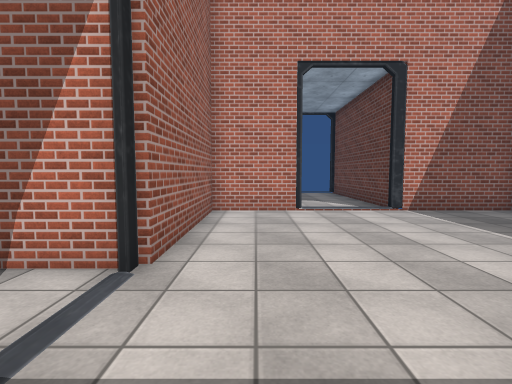
[1] (above)

16 first-person views from a walk through a Unity game level. The camera is 1.3 m above the floor, tilts 4° down and sees 85° across. The floor is counted in squares, 1 m on a side. Each view is taken from the middle of a square. On the plan, view 1 faces up. The plan holds only what a view shows up to about 13 squares ahead; the rest is blank. The place goes on beyond the plan. The player character is not drawn. Door leaves are left out, so doorways stand open. Some surface patterns are stand-ins.

[2]
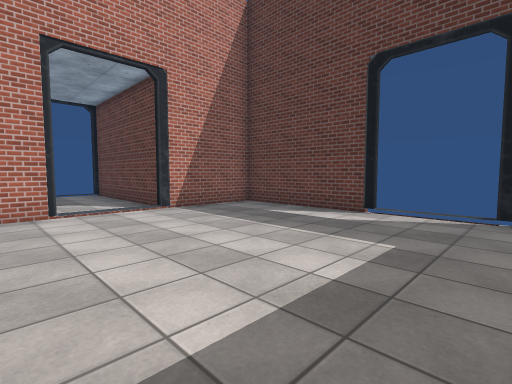

[3]
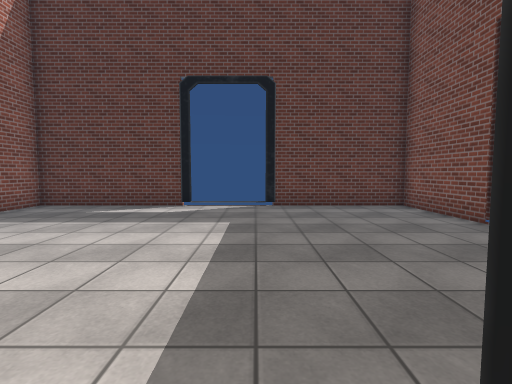

[4]
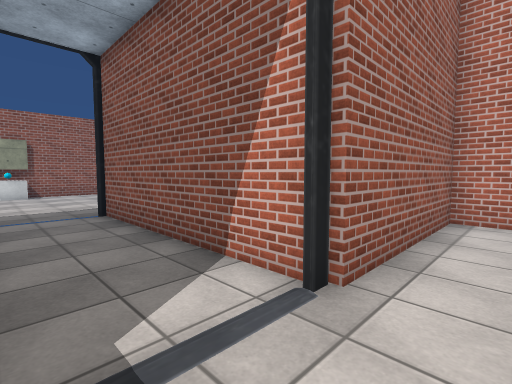

[5]
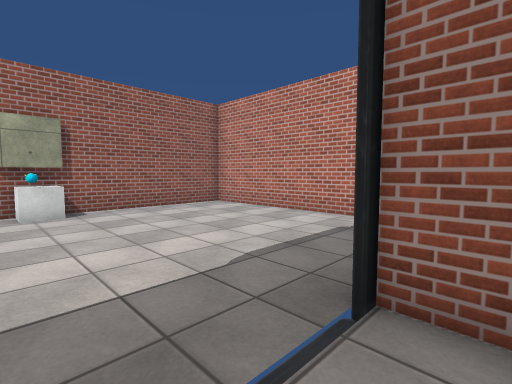

[6]
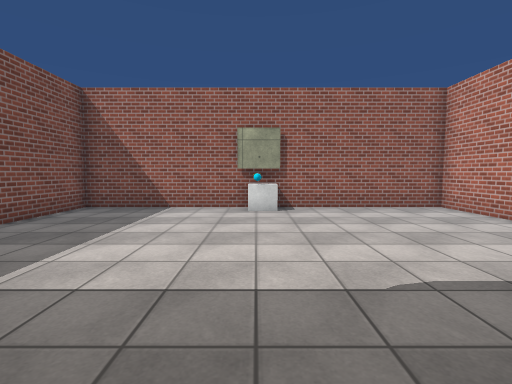

[7]
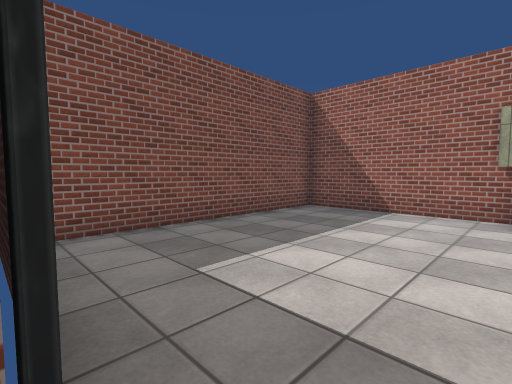

[8]
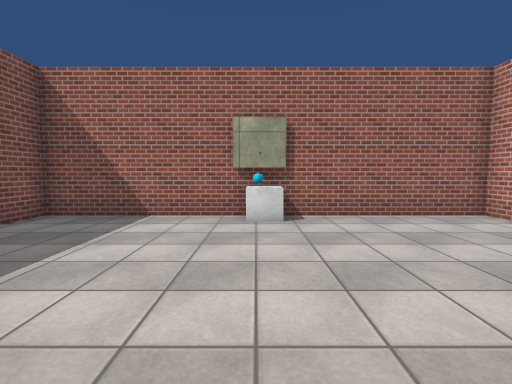

[9]
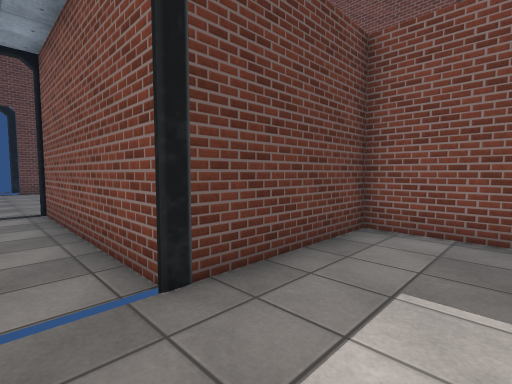

[10]
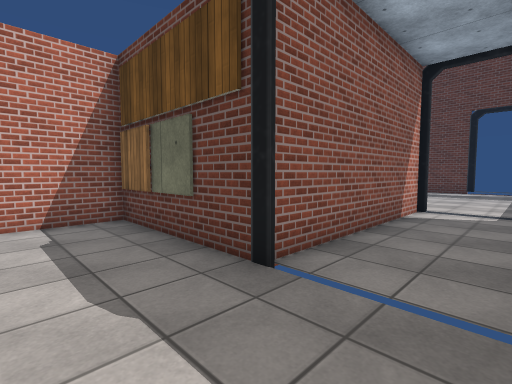

[11]
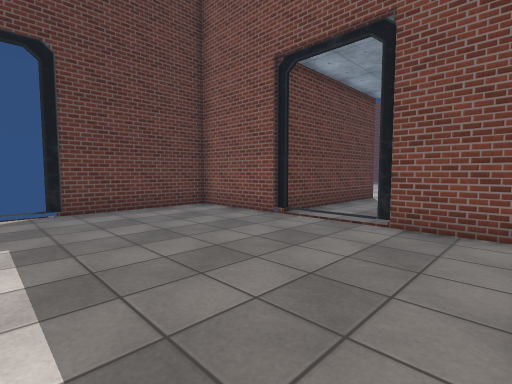

[12]
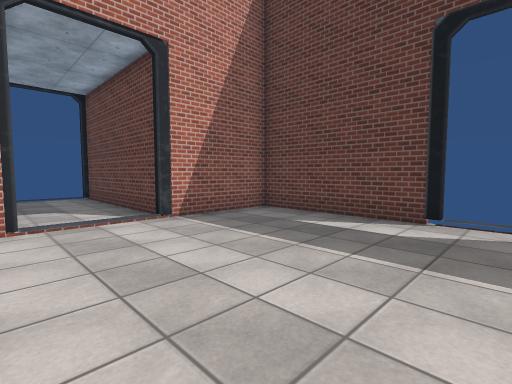

[13]
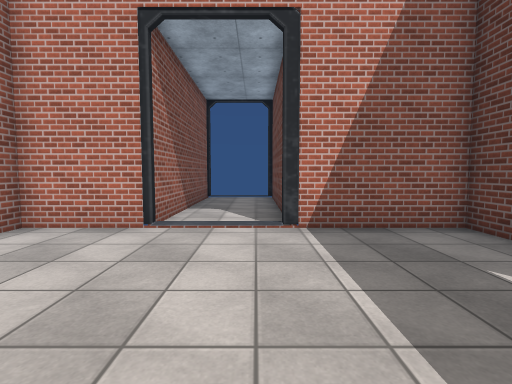

[14]
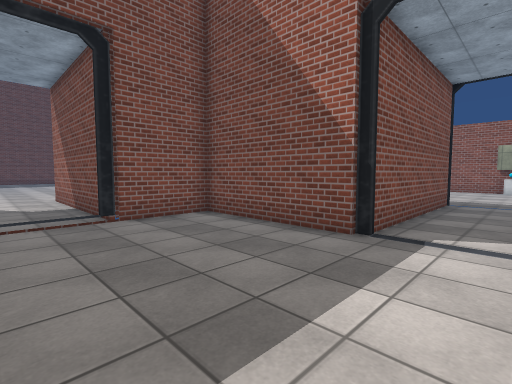

[15]
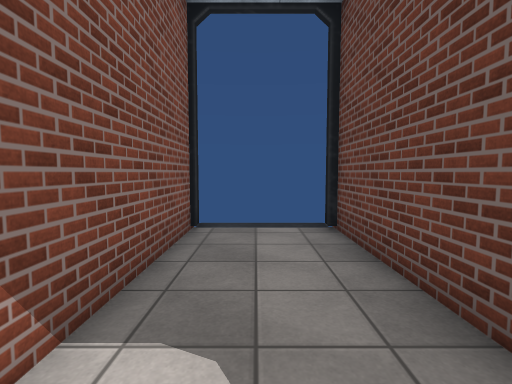

[16]
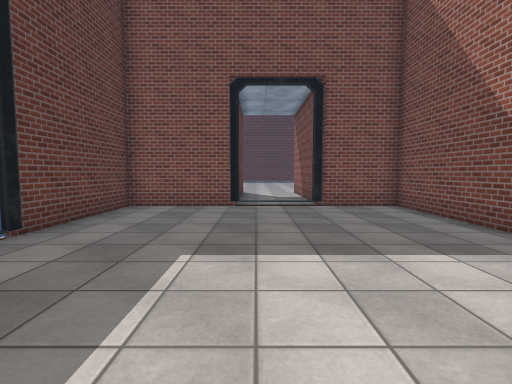

### Floor plan
Points are (right, up) in squares from view 1. A wall is a line through its corners. A room is listed if a view was taken in it or the views show most of it. See-through windows are left out.
Room 1 (views 1, 2, 4, 11, 12, 13, 14, 15, 16)
walls: (-1.5, 0.7) (-1.5, -4.8) (1.4, -4.8); (8.9, 3.5) (8.9, 9.5) (4.6, 9.5); (4.8, 10.1) (4.8, 17.4); (4.9, -4.8) (8.9, -4.8) (8.9, 0.6); (1.2, -5) (1.5, -5); (4.8, -5) (5.4, -5); (1.5, 17.6) (1.5, 9.5) (-1.5, 9.5) (-1.5, 3.4)
ways out: opening at (-1, 2) to room 2
Room 2 (views 3, 5, 6, 7, 8, 9, 10)
walls: (-1.8, 3.7) (-9.2, 3.7) (-9.2, 9) (-18.4, 9) (-18.4, -4.4) (-9.2, -4.4) (-9.2, 0.7) (-1.5, 0.7)
ways out: opening at (-1, 2) to room 1
objects: cube (-18, 2)

Positions as (right, up) in squares from view 1, and headings:
1: (0, 0), facing up
2: (0, 0), facing up-right
3: (-2, 1), facing right
4: (0, 1), facing up-left
5: (-8, 1), facing up-left
6: (-8, 2), facing left
7: (-9, 2), facing down-left
8: (-10, 2), facing left
9: (-12, 2), facing down-right
10: (-12, 1), facing up-right
11: (-1, 2), facing down-right
12: (1, 2), facing up-right
13: (4, 3), facing up
14: (4, 3), facing down-left
15: (3, 11), facing up
16: (4, 6), facing down
